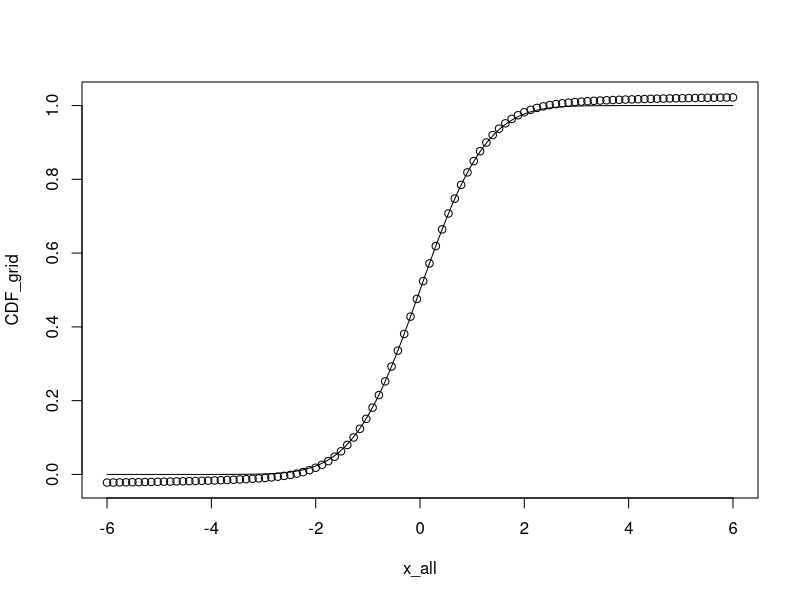
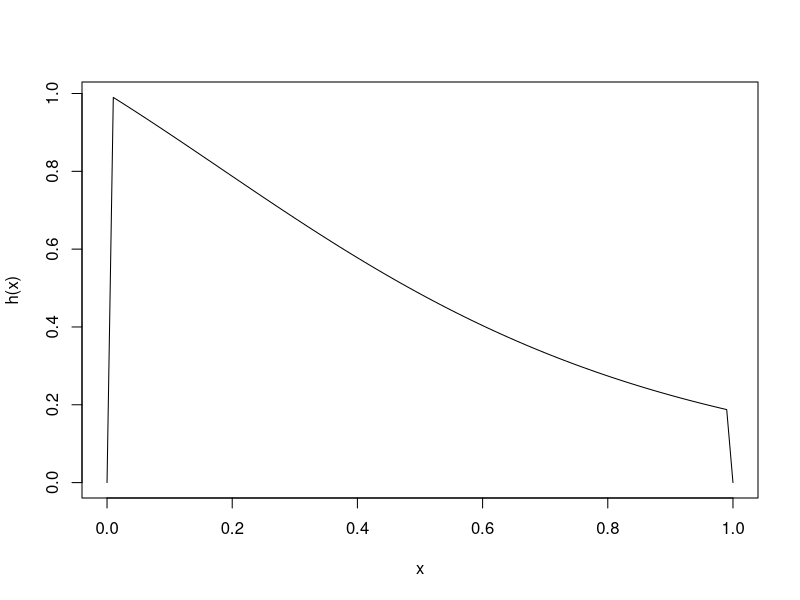

The R source for these figures, in order:
## ---- chunk 1
my_mc_ab<-function(n,a,b){
  U<-runif(n,min=a,max=b)
  X<-(b-a)*exp(-U)
  MC_int <- mean(X)
  MC_sd <- sd(X)/sqrt(n)
  return(c(est=MC_int,est_sd=MC_sd))
}
exact_calc<-function(a,b){
  exp(-a)-exp(-b)
}

my_mc_ab(10000,2,4)
exact_calc(2,4)

my_mc_ab(10000,29,40)
exact_calc(29,40)
## ---- chunk 2
m=100
x_all<-seq(-6,6,length=m)

n<-1000
Y<-runif(n)
CDF_grid<-numeric(0)
for(x in x_all){
  temp<-0
  xabs<-abs(x)
  if(x < 0){
     temp<-0.5-mean(xabs*exp(-xabs^2*Y^2/2)/sqrt(2*pi))
  }else{
    temp<-0.5+mean(xabs*exp(-xabs^2*Y^2/2)/sqrt(2*pi))
  }
  CDF_grid<-c(CDF_grid,temp)
}
plot(x_all,CDF_grid)
curve(pnorm(x),from=-6,to=6,add=TRUE)
## ---- chunk 3
muX<-10
sigX<-1
dfY<-10
n<-1000000
h<-function(x){x^2}

Y<-rt(n=n,df=dfY)
Z<-h(Y)*dnorm(Y,mean=muX,sd=sigX)/dt(Y,df=dfY)
mean(Z); sd(Z)/sqrt(n)
muX^2+sigX^2 #Truth
## ---- chunk 4
n<-10000
h<-function(x){exp(-x)/(1+x^2)*(x>0)*(x<1)}
theta<-numeric(5)
theta_se<-numeric(5)

# Uniform
Y<-runif(n)
Z<-h(Y)*dunif(Y)/dunif(Y)
theta[1]<-mean(Z)
theta_se[1]<-sd(Z)/sqrt(n)

# Exponential
Y<-rexp(n)
Z<-h(Y)*dunif(Y)/dexp(Y)
theta[2]<-mean(Z)
theta_se[2]<-sd(Z)/sqrt(n)

# Cauchy
Y<-rcauchy(n)
Z<-h(Y)*dunif(Y)/dcauchy(Y)
theta[3]<-mean(Z,na.rm=TRUE)
theta_se[3]<-sd(Z,na.rm=TRUE)/sqrt(n-sum(is.na(Z)))
sum(is.na(Z))

# G3
U<-runif(n)
Y<- -log(1-U*(1-exp(-1)))
g3<-function(x){exp(-x)/(1-exp(-1))*(x>0)*(x<1)}
Z<-h(Y)*dunif(Y)/g3(Y)
theta[4]<-mean(Z)
theta_se[4]<-sd(Z)/sqrt(n)

# G4
U<-runif(n)
Y<- tan(U*pi/4)
g4<-function(x){4/(pi*(1+x^2))*(x>0)*(x<1)}
Z<-h(Y)*dunif(Y)/g4(Y)
theta[5]<-mean(Z)
theta_se[5]<-sd(Z)/sqrt(n)

# Results
method<-c("Unif","Exp","Cauchy","Trunc Exp", "Trunc Cauchy")
data.frame(theta=theta,SE=theta_se,method=method)

curve(h,from=0,to=1)
